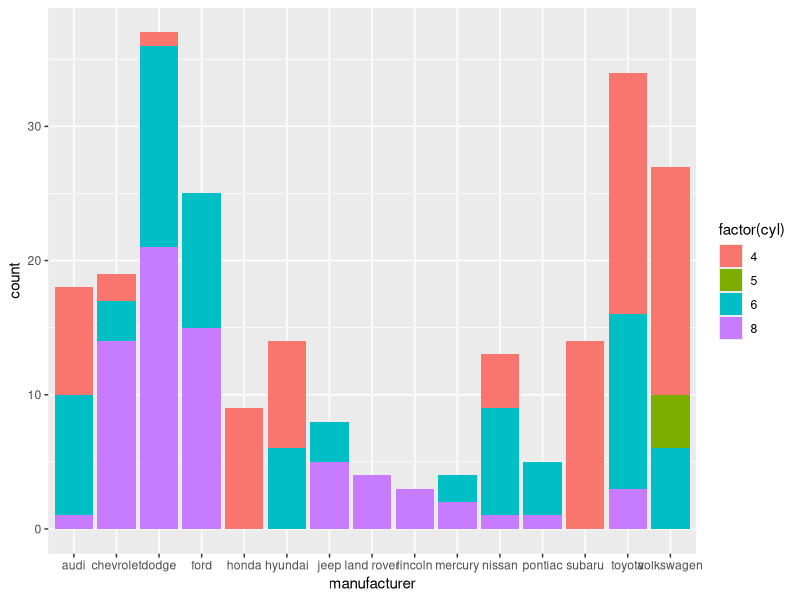

Reproduce this figure in R.
library(ggplot2)
library(ggthemes)
#head(mpg)

# Barplot of car counts per manufacturer with color
# fill defined by cyl count
pl <- ggplot(mpg, aes(x=manufacturer)) 
pl2 <- pl + geom_bar(aes(fill=factor(cyl)))

print(pl2)
